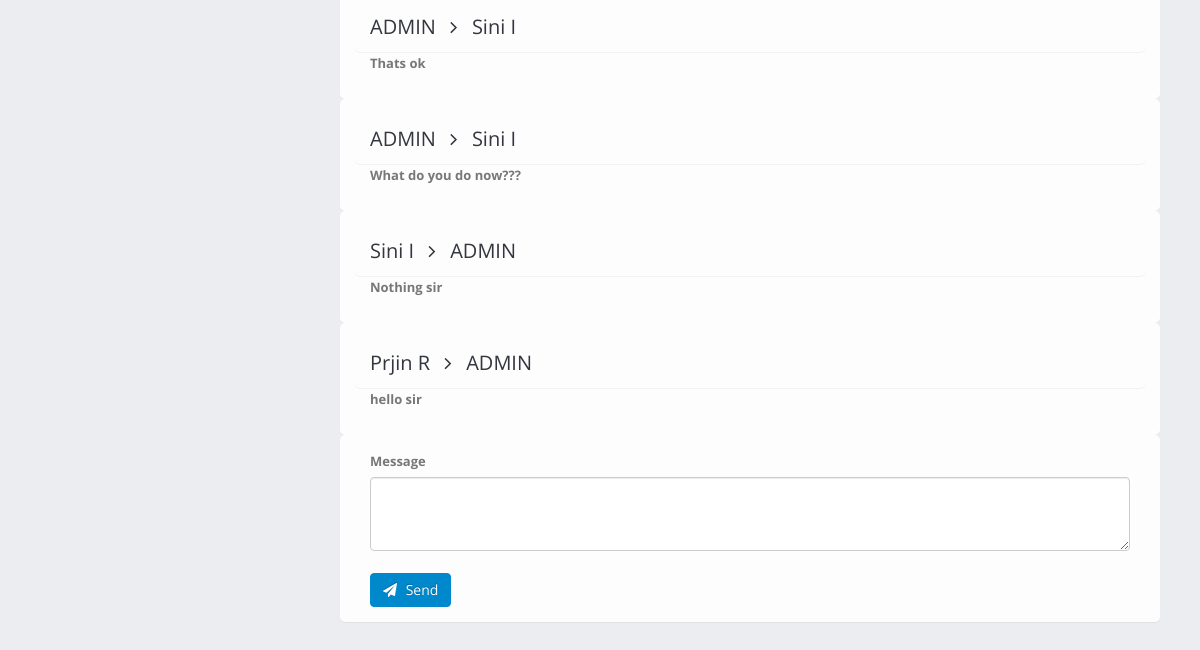
The app's page /admin/message_details.php?stId=111 (lower part), older data.
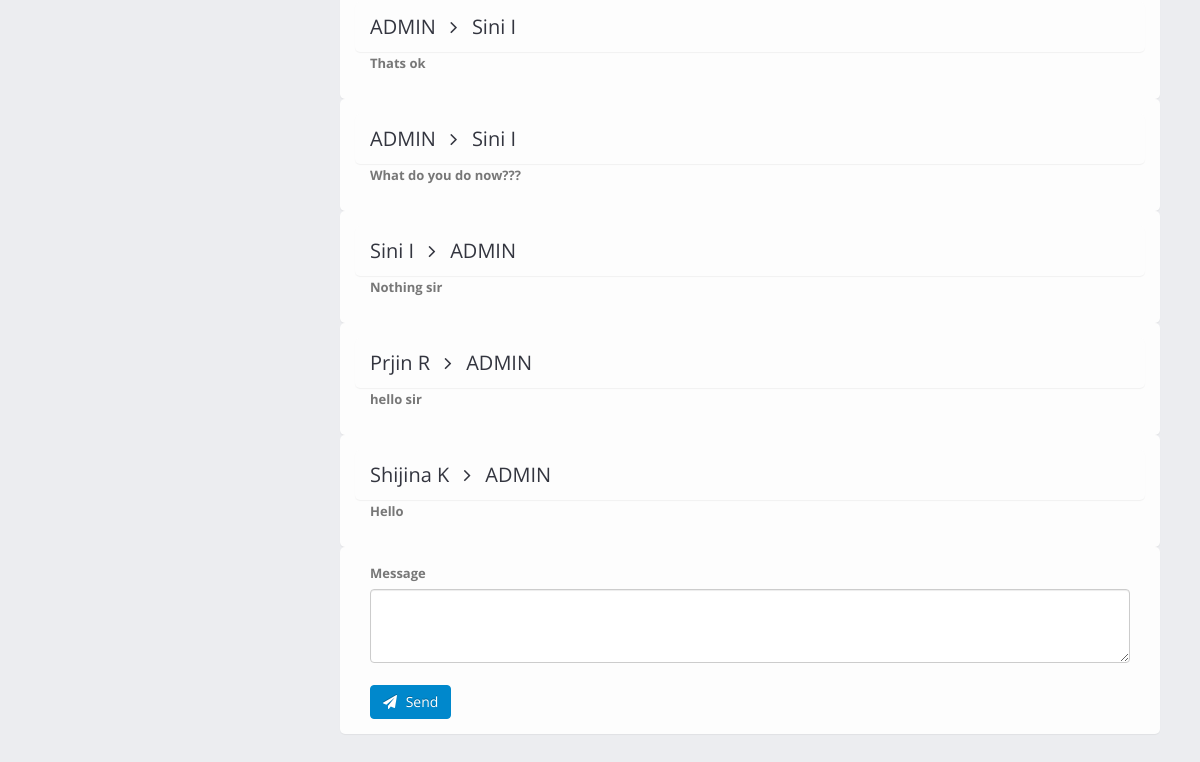
The same page, newer data.
### tables this page shows
CREATE TABLE `messages` (
  `msg_id` int(11) NOT NULL,
  `from_id` int(11) NOT NULL,
  `to_id` int(11) NOT NULL,
  `message_title` varchar(40) NOT NULL,
  `message` text NOT NULL,
  `message_status` int(11) NOT NULL DEFAULT 1
);

CREATE TABLE `student` (
  `student_id` int(11) NOT NULL,
  `student_name` varchar(40) NOT NULL,
  `student_dob` varchar(30) NOT NULL,
  `student_gender` varchar(12) NOT NULL,
  `address` varchar(25) NOT NULL,
  `place` varchar(25) NOT NULL,
  `pincode` int(11) NOT NULL,
  `district` varchar(30) NOT NULL,
  `nearest_branch` int(11) NOT NULL,
  `email_address` varchar(40) NOT NULL,
  `mobile_number` bigint(12) NOT NULL,
  `profile_photo` text DEFAULT NULL,
  `batch_id` int(11) DEFAULT 0,
  `fee_status` int(11) NOT NULL DEFAULT 0,
  `student_status` int(11) NOT NULL DEFAULT 1
);

### admin/message_details.php (the view, shortened to what this page needs)
<!doctype html>
<html class="fixed">
<head>
    <link rel="stylesheet" href="assets/vendor/bootstrap/css/bootstrap.css" />
    <link rel="stylesheet" href="assets/vendor/font-awesome/css/font-awesome.css" />
    <link rel="stylesheet" href="assets/vendor/magnific-popup/magnific-popup.css" />
    <link rel="stylesheet" href="assets/vendor/bootstrap-datepicker/css/bootstrap-datepicker3.css" />
    <link rel="stylesheet" href="assets/vendor/jquery-ui/jquery-ui.css" />
    <link rel="stylesheet" href="assets/vendor/jquery-ui/jquery-ui.theme.css" />
    <link rel="stylesheet" href="assets/vendor/bootstrap-multiselect/bootstrap-multiselect.css" />
    <link rel="stylesheet" href="assets/vendor/morris.js/morris.css" />
    <link rel="stylesheet" href="assets/stylesheets/theme.css" />
    <link rel="stylesheet" href="assets/stylesheets/skins/default.css" />
    <link rel="stylesheet" href="assets/stylesheets/theme-custom.css">
</head>
<body>
<section class="body">
    <div class="inner-wrapper">
        <aside id="sidebar-left" class="sidebar-left">
        </aside>
        <section role="main" class="content-body">
            <div class="row">
                <div class="col-lg-12">
                    <?php
                        include_once '../Database_Connect.php';
                        $student = $_GET['stId'];
                        $stmt8 = "select * from messages where message_title='user_admin' and msg_id in (select msg_id from messages where from_id='$student' or to_id='$student')";
                        $res_stmt8 = $conn->query($stmt8);
                        while ($row_stmt8 = $res_stmt8->fetch_array())
                        {
                            if ($row_stmt8[1]==111)
                            {
                                $sender = 'ADMIN';
                            }
                            else
                            {
                                $row_stud = mysqli_fetch_array($conn->query("select student_name from student where student_id='$row_stmt8[1]'"));
                                $sender = $row_stud[0];
                            }
                            if ($row_stmt8[2]==111)
                            {
                                $receiver = 'ADMIN';
                            }
                            else
                            {
                                $row_stud = mysqli_fetch_array($conn->query("select student_name from student where student_id='$row_stmt8[2]'"));
                                $receiver = $row_stud[0];
                            }
                            $message = $row_stmt8[4];
                            echo "<div class='panel-body'>";
                            echo "<div class='panel-body'>";
                            echo "<p class='panel-title'>$sender <i class='fa fa-angle-right fa-fw'></i> $receiver</p>";
                            echo "</div>";
                            echo "<div class='col-md-6'>";
                            echo "<p><strong>$message</strong></p>";
                            echo "</div>";
                            echo "</div>";
                        }
                    ?>
                    <div class="row">
                        <div class="col-md-12">
                            <div class="panel-body">
                                <form action="" method="post">
                                    <label class="col-md-3 control-label" for="message_admin"><strong>Message</strong></label>
                                    <div class="col-md-12">
                                        <textarea class="form-control" rows="3" id="message_admin" name="message_admin" data-plugin-textarea-autosize required></textarea><br>
                                    </div>
                                    <div class="col-md-6">
                                        <button class="btn btn-primary" type="submit" name="send_message" id="send_message">
                                            <i class="fa fa-send mr-xs"></i>
                                            Send
                                        </button>
                                    </div>
                                </form>
                            </div>
                        </div>
                    </div>
                </div>
            </div>
        </section>
    </div>
</section>
</body>
</html>

Row changes from the older to the newer data that the page shows:
added messages: student.student_name "Shijina K", to "ADMIN", message "Hello"
